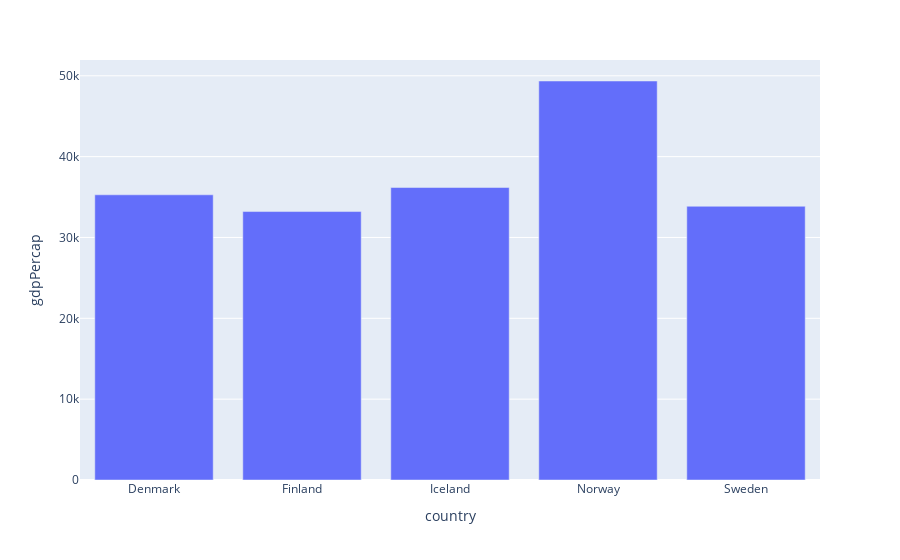

The cell this chart's notebook holds for it:
### Code cell
px.bar(nordic2007, 
       x = "country", 
       y = "gdpPercap")

### Figure 1 — Plotly figure (JSON) as saved in the notebook; plotly's stock layout.template omitted (floating-point values rounded to 4 significant figures)
{"data": [{"hovertemplate": "country=%{x}<br>gdpPercap=%{y}<extra></extra>", "legendgroup": "", "marker": {"color": "#636efa", "pattern": {"shape": ""}}, "name": "", "orientation": "v", "showlegend": false, "textposition": "auto", "type": "bar", "x": ["Denmark", "Finland", "Iceland", "Norway", "Sweden"], "xaxis": "x", "y": [35280.0, 33210.0, 36180.0, 49360.0, 33860.0], "yaxis": "y"}], "layout": {"barmode": "relative", "legend": {"tracegroupgap": 0}, "margin": {"t": 60}, "xaxis": {"anchor": "y", "domain": [0, 1], "title": {"text": "country"}}, "yaxis": {"anchor": "x", "domain": [0, 1], "title": {"text": "gdpPercap"}}}}
